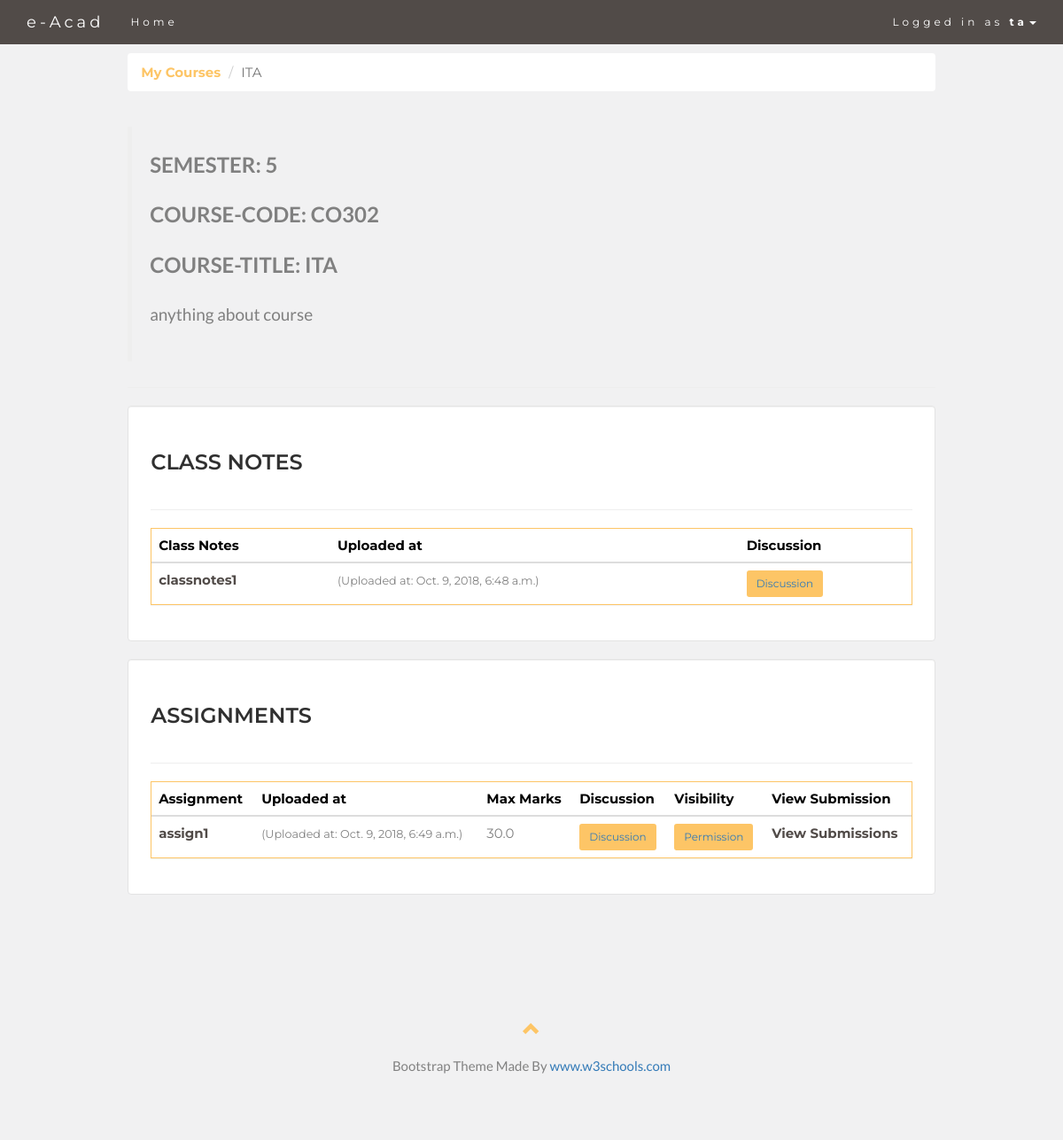
Page /ta/course/16/ (signed in) on the committed database.
### classroom/models.py (models this page shows, shortened)
class User(AbstractUser):
    is_student = models.BooleanField(default=False)
    is_teacher = models.BooleanField(default=False)
    is_ta = models.BooleanField(default=False)
    semester = models.IntegerField(default=0)
    RollNo = models.CharField(max_length=100, default='')
    vote = models.BooleanField(default=False)

class Course(models.Model):
    owner = models.ForeignKey(User, on_delete=models.CASCADE, related_name='courses')
    semester = models.IntegerField(default=0)
    course_code = models.CharField(max_length=100, default='course_code')
    course_title = models.CharField(max_length=100, default='course_title')
    about = models.TextField(default='anything about course')
    totalclasses = models.IntegerField(default=0)
    classestaken = models.IntegerField(default=0)

class Document(models.Model):
    course = models.ForeignKey(Course, on_delete=models.CASCADE, related_name='documents')
    file_name = models.CharField(max_length=500, default='')
    file_upload = models.FileField(upload_to='documents/')
    uploaded_at = models.DateTimeField(default=timezone.now)

class Assignment(models.Model):
    course = models.ForeignKey(Course, on_delete=models.CASCADE, related_name='assignments')
    file_name = models.CharField(max_length=500, default='')
    file_upload = models.FileField(upload_to='assignments/')
    uploaded_at = models.DateTimeField(auto_now_add=True)
    max_marks = models.FloatField()
    ta = models.ManyToManyField(TA,default=None, related_name='tas')
    visible = models.BooleanField(default=False)

### classroom/views/ta.py (the view)
# urls.py: path('ta/course/<int:pk>/', ta.detailview, name='course_ta_view'),
@login_required
@ta_required
def detailview(request,pk):
    course = get_object_or_404(Course, pk=pk)
    documents = Document.objects.all().filter(course=course)
    ta =get_object_or_404(TA,user=request.user)
    assignments = Assignment.objects.all().filter(course=course,ta=ta )
    return render(request, 'classroom/ta/detail_view.html',{ 'documents':documents,'assignments':assignments,'course':course})

### classroom/templates/classroom/ta/detail_view.html (shortened to what this page needs)
{% extends 'base.html' %}
{% load crispy_forms_tags %}
{% block content %}
<nav aria-label="breadcrumb">
    <ol class="breadcrumb">
      <li class="breadcrumb-item"><a href="{% url 'ta_course_list' %}" class="yellow">My Courses</a></li>
      <li class="breadcrumb-item active" aria-current="page">{{ course.course_title }}</li>
    </ol>
  </nav>
 <div class="page-header">
         <blockquote class="blockquote">
             <h2 style="color: grey;">SEMESTER: {{ course.semester }}</h2>
             <h2 style="color: grey;">Course-Code: {{ course.course_code }}</h2>
             <h2 style="color: grey;">Course-Title: {{ course.course_title }}</h2>
             <h3 style="color: grey;">{{course.about}}</h3>
         </blockquote>
    </div>
     <div class="well">
         <div class="page-header">
             <h2>CLASS NOTES</h2>
        </div>
        <div class="panel panel-primary">
            <div class="table-responsive">
            <table class="table table-hover">
                <thead>
                    <tr style="color: black;">
          <th>Class Notes</th>
            <th>Uploaded at</th>
            <th>Discussion</th>
        </tr>
      </thead>
       <tbody>
      {% for document in documents %}
        <tr>
            <td class="align-middle"> <a href="{{ document.file_upload.url }}" class="colour">{{ document.file_name }}</a></td>
            <td class="align-middle">    <small>(Uploaded at: {{ document.uploaded_at }})</small></td>
            <td class="align-middle"> <a href="{% url 'add_comment_to_post_ta' document.course_id document.id %}" class="btn btn-button btn-sm" data-toggle="popover" data-trigger="hover" data-placement="bottom" data-content="discussion between teacher, ta and student" role="button">Discussion</a></td>
        </tr>
      {% empty %}
          <tr>
            <td class="bg-light text-center font-italic" colspan="5">No Class Notes yet!.</td>
          </tr>
      {% endfor %}
       </tbody>
      </table>
            </div></div></div>
     <div class="well">
      <div class="page-header">
             <h2>assignments</h2>
        </div>
        <div class="panel panel-primary">
            <div class="table-responsive">
            <table class="table table-hover">
                <thead>
                    <tr style="color: black;">
                     <th>Assignment</th>
            <th>Uploaded at</th>
            <th>Max Marks</th>
            <th>Discussion</th>
            <th>Visibility</th>
            <th>View Submission</th>
        </tr>
      </thead>
     <tbody>
      {% for document in assignments %}
        <tr>
            <td class="align-middle"> <a href="{{ document.file_upload.url }}" class="colour">{{ document.file_name }}</a></td>
            <td class="align-middle"><small>(Uploaded at: {{ document.uploaded_at }})</small></td>
            <td class="align-middle">{{ document.max_marks}}</td>
            <td class="align-middle"> <a href="{% url 'add_comment_to_post_ta_assgn' document.course_id document.id %}" class="btn btn-button btn-sm" data-toggle="popover" data-trigger="hover" data-placement="bottom" data-content="discussion between teacher, ta and student" role="button">Discussion</a></td>
            <td class="align-middle"><a href="{% url 'ta_update_permission' document.id %}"class="btn btn-button btn-sm " role="button">Permission</a></td>
            <td class="align-middle"><a href="{% url 'ta_student_submissions' course.id document.id %}" class="colour" >View Submissions</a></td>
             </tr>
         {% empty %}
          <tr>
            <td class="bg-light text-center font-italic" colspan="5">No assignments yet!.</td>
          </tr>
      {% endfor %}
     </tbody>
      </table>
     </div>
        </div></div>
{% endblock %}

### templates/base.html (shortened to what this page needs)
{% load static %}
<!DOCTYPE html>
<html lang="en">
<head>
  <link rel="stylesheet" href="https://maxcdn.bootstrapcdn.com/bootstrap/3.3.7/css/bootstrap.min.css">
</head>
<body id="myPage" data-spy="scroll" data-target=".navbar" data-offset="60">
<nav class="navbar navbar-default navbar-fixed-top">
  <div class="container">
    <div class="navbar-header">
      <a class="navbar-brand" href="#myPage">e-Acad</a>
    </div>
    <div class="collapse navbar-collapse" id="myNavbar">
      <ul class="nav navbar-nav ">
        <li><a href="{% url 'home' %}">Home</a></li>
      </ul>
      <ul class="nav navbar-nav navbar-right">
        {% if user.is_authenticated %}
        <li class="dropdown" >
        <a class="dropdown-toggle"  style="background-color: #514b48;" data-toggle="dropdown"  href="#">Logged in as <strong>{{ user.username }}</strong><span class="caret"></span></a>
        </li>
         {% endif %}
      </ul>
    </div>
  </div>
</nav>
<div class="container-fluid">
<div class="row">
  <div class="col-sm-1">
  </div>
  <div class="col-sm-10">
  {% block content %}
{% endblock %}
  </div>
  <div class="col-sm-1">
  </div>
</div>
</div>
<footer class="container-fluid text-center">
  <a href="#myPage" title="To Top">
    <span class="glyphicon glyphicon-chevron-up"></span>
  </a>
  <p>Bootstrap Theme Made By <a href="https://www.w3schools.com" title="Visit w3schools">www.w3schools.com</a></p>
</footer>
</body>
</html>

### templates/base.html (style rules this page uses)
body { font: 400 15px Lato, sans-serif; line-height: 1.8; color: #818181; background-color: #F1F1F2; }
h2 { font-size: 24px; text-transform: uppercase; color: #303030; font-weight: 600; margin-bottom: 30px; }
h3 { font-size: 19px; line-height: 1.375em; color: grey; font-weight: 400; margin-bottom: 30px; }
ol.breadcrumb { background-color: #fff; font-family: Montserrat, sans-serif; }
.well { background-color: white; padding: 10px 25px 20px 25px; font-family: Montserrat, sans-serif; }
.btn-button { background-color: #FDC566; }
a.colour { color: #514b48; font-weight: bold; }
a.yellow { color:#FDC566; font-weight: bold; }
.container-fluid { padding: 60px 50px; }
.panel { border: 1px solid #FDC566; border-radius:0 !important; transition: box-shadow 0.5s; }
.navbar { margin-bottom: 0; background-color: #514b48; z-index: 9999; border: 0; font-size: 12px !important; line-height: 1.42857143 !important; letter-spacing: 4px; border-radius: 0; font-family: Montserrat, sans-serif; }
.navbar li a, .navbar .navbar-brand { color: #fff !important; }
footer .glyphicon { font-size: 20px; margin-bottom: 20px; color: #FDC566; }

### rows in the picture
User: username "ta"
Course: course_title "ITA", semester "5", course_code "CO302", about "anything about course"
Document: file_name "classnotes1", uploaded_at "Oct. 9, 2018, 6:48 a.m."
Assignment: file_name "assign1", uploaded_at "Oct. 9, 2018, 6:49 a.m.", max_marks "30.0"
